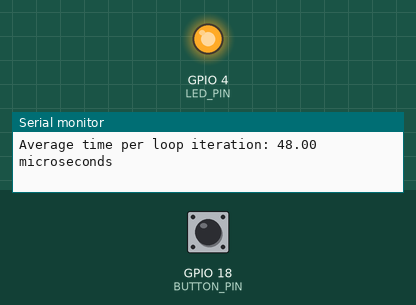
The program below on a simulated ESP32-S3. Shown: output pins drawn as LEDs (lit = HIGH), the last lines printed to the serial monitor. Dashed ring = blinking. Inputs (shaded band) come from the test bench; at power-on: GPIO 18 (BUTTON_PIN) HIGH.

Above: at 1.2 s.
1.3 s: GPIO 18 (BUTTON_PIN) pulled LOW for 0.15 s
At 1.9 s:
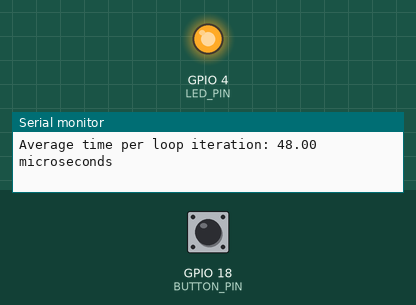
2.9 s: GPIO 18 (BUTTON_PIN) pulled LOW for 1 s
At 3.2 s:
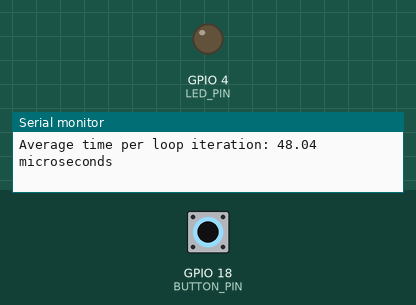
5.4 s: GPIO 18 (BUTTON_PIN) pulled LOW for 3.2 s
At 7.1 s:
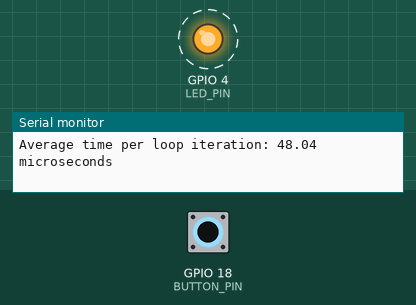
Timing chart, 0 to 17.6 s (numbered marks = the images above; inputs shaded):
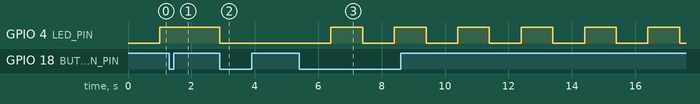

The program:

main.cpp
```cpp
#include <Arduino.h>

enum class LED_STATE {
  ON,
  OFF
};

enum class SYSTEM_MODE {
  BLINK,
  ALWAYS_ON,
  ALWAYS_OFF
};

struct Config {
  static constexpr size_t LED_PIN = 4;
  static constexpr size_t BUTTON_PIN = 18;
  static constexpr size_t interval = 1000;
  static constexpr uint32_t debounceDelay = 50;
};

class LED {
public:
  void init(){
    pinMode(Config::LED_PIN, OUTPUT);
  }
  void setState(LED_STATE state){
    digitalWrite(Config::LED_PIN, state == LED_STATE::ON ? HIGH : LOW);
  }
};


LED myLED;
volatile bool buttonPressed = false;

void IRAM_ATTR buttonISR() {
  buttonPressed = true;
}

void setup() {
  Serial.begin(115200);
  myLED.init();

  pinMode(Config::BUTTON_PIN, INPUT_PULLUP);
  attachInterrupt(digitalPinToInterrupt(Config::BUTTON_PIN), buttonISR, FALLING);
}

void loop() {
  uint32_t startTimers = micros();

  static SYSTEM_MODE currentMode = SYSTEM_MODE::BLINK;

  if(buttonPressed == true) {
    buttonPressed = false;
    static uint32_t lastInterruptTime = 0;
    uint32_t interruptTime = millis();

    if(interruptTime - lastInterruptTime > Config::debounceDelay) {
      if(currentMode == SYSTEM_MODE::BLINK) {
        currentMode = SYSTEM_MODE::ALWAYS_ON;
        myLED.setState(LED_STATE::ON);
      } else if(currentMode == SYSTEM_MODE::ALWAYS_ON) {
        currentMode = SYSTEM_MODE::ALWAYS_OFF;
        myLED.setState(LED_STATE::OFF);
      } else {
        currentMode = SYSTEM_MODE::BLINK;
      }
      lastInterruptTime = interruptTime;
    }
  }

  uint32_t currentMillis = millis();
  static LED_STATE ledState = LED_STATE::OFF;
  static uint32_t previousMillis = 0;
  static uint32_t countIterations = 0;
  static uint32_t accumulatedTime = 0;

  if(currentMode == SYSTEM_MODE::BLINK) {
    if(currentMillis - previousMillis >= Config::interval) {
    previousMillis = currentMillis;

    if(ledState == LED_STATE::OFF) {
      ledState = LED_STATE::ON;
    } else {
      ledState = LED_STATE::OFF;
    }

    myLED.setState(ledState);
  }
  }

  uint32_t elapsedTime = micros() - startTimers;
  accumulatedTime += elapsedTime;
  countIterations++;

  if(countIterations % 1000 == 0) {
    float averageTime = static_cast<float>(accumulatedTime) / countIterations;
    Serial.printf("Average time per loop iteration: %.2f microseconds\n", averageTime);
    accumulatedTime = 0;
    countIterations = 0;

  }
}
```

Measured:
- after the input at 1.3 s, GPIO 4 (LED_PIN): stays HIGH (without the input it goes to LOW after 0.70 s)
- after the input at 2.9 s, GPIO 4 (LED_PIN): HIGH → LOW at once
- after the input at 5.4 s, GPIO 4 (LED_PIN): alternates HIGH for 1.0 s and LOW for 1.0 s, starting after 1.0 s
